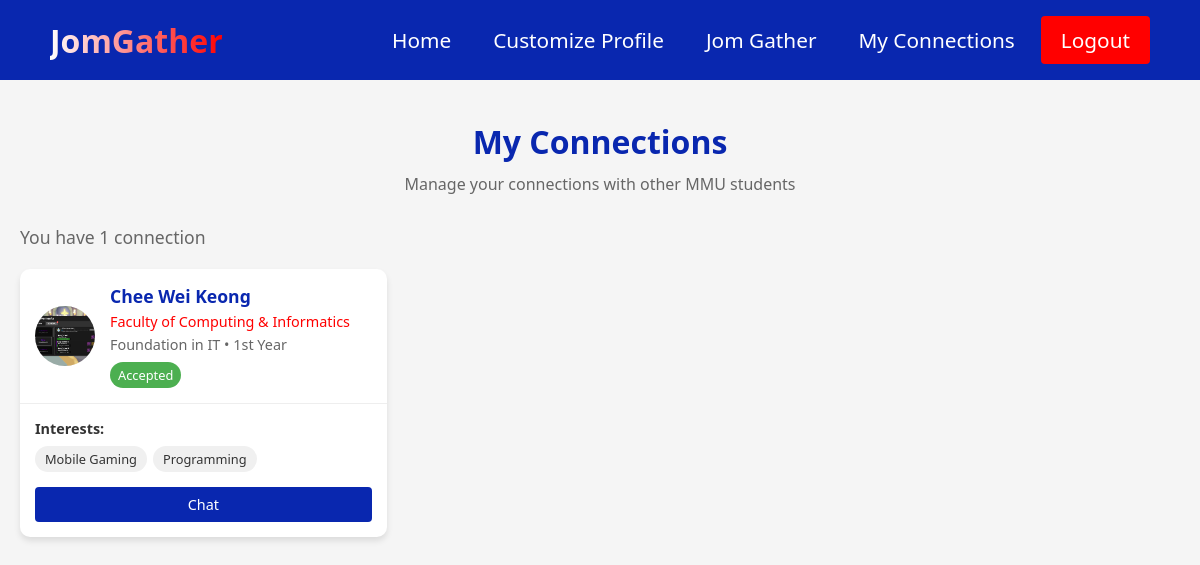
The page /connections (signed in) on the database as committed earlier.
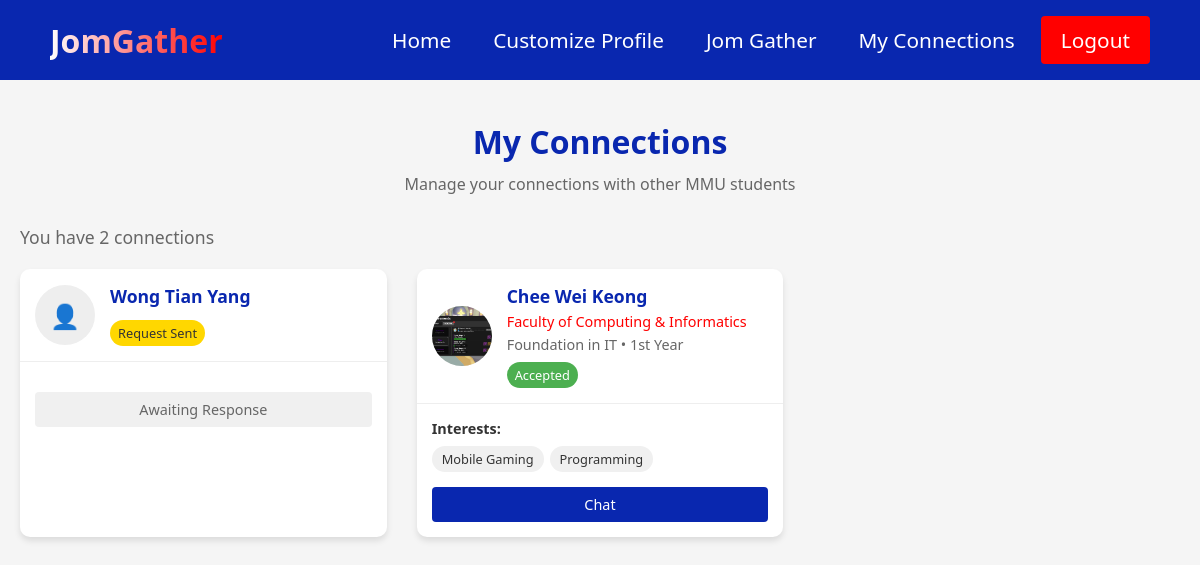
The same page on the database as committed later.
### models.py (models this page shows, shortened)
class Connection(db.Model):
    id = db.Column(db.Integer, primary_key=True)
    user_id = db.Column(db.Integer, db.ForeignKey('user.id'), nullable=False)
    connected_user_id = db.Column(db.Integer, db.ForeignKey('user.id'), nullable=False)
    status = db.Column(db.String(20), default='pending')  # pending, accepted, rejected
    created_at = db.Column(db.DateTime, default=datetime.utcnow)
    updated_at = db.Column(db.DateTime, default=datetime.utcnow, onupdate=datetime.utcnow)
    user = db.relationship('User', foreign_keys=[user_id], backref=db.backref('connections_made', lazy='dynamic'))
    connected_user = db.relationship('User', foreign_keys=[connected_user_id], backref=db.backref('connections_received', lazy='dynamic'))

class Customisation(db.Model):
    id = db.Column(db.Integer, primary_key=True)
    user_id = db.Column(db.Integer, db.ForeignKey('user.id'), nullable=False)
    profile_picture = db.Column(db.String(255))
    bio = db.Column(db.Text)
    interests = db.Column(db.String(500))
    faculty = db.Column(db.String(100))
    course = db.Column(db.String(100))
    year_of_study = db.Column(db.Integer)
    created_at = db.Column(db.DateTime, default=datetime.utcnow)
    updated_at = db.Column(db.DateTime, default=datetime.utcnow, onupdate=datetime.utcnow)
    user = db.relationship('User', backref=db.backref('customisation', uselist=False, lazy=True))

class User(UserMixin, db.Model):
    id = db.Column(db.Integer, primary_key=True)
    student_id = db.Column(db.String(15), unique=True, nullable=False)
    username = db.Column(db.String(64), unique=True, nullable=False)
    email = db.Column(db.String(120), unique=True, nullable=False)
    password_hash = db.Column(db.String(128))
    created_at = db.Column(db.DateTime, default=datetime.utcnow)
    is_active = db.Column(db.Boolean, default=True)
    last_login = db.Column(db.DateTime)

### app.py (the view)
@app.route('/connections', endpoint='view_connections')
@login_required
def view_connections():
    connections_made = Connection.query.filter_by(user_id=current_user.id).all()
    connections_received = Connection.query.filter_by(connected_user_id=current_user.id).all()
    connected_users = []
    for conn in connections_made:
        user = User.query.get(conn.connected_user_id)
        if user:
            connected_users.append({
                'connection_id': conn.id,
                'user': user,
                'status': conn.status,
                'initiator': True,
                'created_at': conn.created_at
            })
    for conn in connections_received:
        user = User.query.get(conn.user_id)
        if user:
            connected_users.append({
                'connection_id': conn.id,
                'user': user,
                'status': conn.status,
                'initiator': False,
                'created_at': conn.created_at
            })
    connected_users.sort(key=lambda x: x['created_at'], reverse=True)
    return render_template('connections.html', connections=connected_users)

### app.py (called while the page is built)
@login_manager.user_loader
def load_user(user_id):
    return User.query.get(int(user_id))

### templates/connections.html (shortened to what this page needs)
<!DOCTYPE html>
<html lang="en">
<head>
  <link rel="stylesheet" href="{{ url_for('static', filename='css/common.css') }}">
</head>
<body>
  <nav class="navbar">
    <div class="navbar__container">
      <a href="{{ url_for('index') }}" id="navbar__logo">JomGather</a>
      <ul class="navbar__menu">
        <li class="navbar__item">
          <a href="{{ url_for('index') }}" class="navbar__links">Home</a>
        </li>
        <li class="navbar__item">
          <a href="{{ url_for('customise') }}" class="navbar__links">Customize Profile</a>
        </li>
        <li class="navbar__item">
          <a href="{{ url_for('jomgather') }}" class="navbar__links">Jom Gather</a>
        </li>
        <li class="navbar__item">
          <a href="{{ url_for('view_connections') }}" class="navbar__links">My Connections</a>
        </li>
        <li class="navbar__btn">
          <a href="{{ url_for('logout') }}" class="button">Logout</a>
        </li>
      </ul>
    </div>
  </nav>
  <div class="container">
    <div class="page-header">
      <h1>My Connections</h1>
      <p>Manage your connections with other MMU students</p>
    </div>
    {% if connections %}
      <div class="connections-count">
        You have {{ connections|length }} connection{% if connections|length != 1 %}s{% endif %}
      </div>
      <div class="connections-wrapper">
        {% for connection in connections %}
          <div class="connection-card">
            <div class="connection-header">
              <div class="connection-avatar">
                {% if connection.user.customisation and connection.user.customisation.profile_picture %}
                  <img src="{{ url_for('static', filename='uploads/' + connection.user.customisation.profile_picture) }}" alt="{{ connection.user.username }}">
                {% else %}
                  <div style="font-size: 1.5rem;">👤</div>
                {% endif %}
              </div>
              <div class="connection-user-info">
                <div class="connection-username">{{ connection.user.username }}</div>
                {% if connection.user.customisation %}
                  {% if connection.user.customisation.faculty %}
                    <div class="connection-faculty">{{ connection.user.customisation.faculty }}</div>
                  {% endif %}
                  {% if connection.user.customisation.course %}
                    <div class="connection-course">{{ connection.user.customisation.course }}
                      {% if connection.user.customisation.year_of_study %}
                        • {{ connection.user.customisation.year_of_study }}{% if connection.user.customisation.year_of_study == 1 %}st{% elif connection.user.customisation.year_of_study == 2 %}nd{% elif connection.user.customisation.year_of_study == 3 %}rd{% else %}th{% endif %} Year
                      {% endif %}
                    </div>
                  {% endif %}
                {% endif %}
                <div class="connection-status status-{{ connection.status }}">
                  {% if connection.status == 'pending' %}
                    {% if connection.initiator %}
                      Request Sent
                    {% else %}
                      Request Received
                    {% endif %}
                  {% else %}
                    {{ connection.status|capitalize }}
                  {% endif %}
                </div>
              </div>
            </div>
            <div class="connection-body">
              {% if connection.user.customisation and connection.user.customisation.interests %}
                <div class="connection-interests">
                  <div class="connection-interests-title">Interests:</div>
                  <div class="interest-tags">
                    {% for interest in connection.user.customisation.interests.split(',') %}
                      {% if interest.strip() %}
                        <span class="interest-tag">{{ interest.strip() }}</span>
                      {% endif %}
                    {% endfor %}
                  </div>
                </div>
              {% endif %}
              <div class="connection-actions">
                {% if connection.status == 'accepted' %}
                  <a href="{{ url_for('chat', user_id=connection.user.id) }}" class="connection-btn chat-btn">Chat</a>
                {% elif connection.status == 'pending' and connection.initiator %}
                  <div class="connection-btn" style="background-color: #f0f0f0; color: #666;">Awaiting Response</div>
                {% endif %}
              </div>
            </div>
          </div>
        {% endfor %}
      </div>
    {% else %}
      <div class="no-connections">
        <h3>You don't have any connections yet</h3>
        <p>Connect with other MMU students to start chatting and collaborating</p>
        <a href="{{ url_for('match') }}" class="find-students-btn">Find Students</a>
      </div>
    {% endif %}
  </div>
</body>
</html>

### static/css/common.css (style rules this page uses)
.navbar { background-color: #15259e; height: 80px; display: flex; justify-content: center; align-items: center; font-size: 1.2rem; position: sticky; top: 0; z-index: 999; }
.navbar__container { display: flex; justify-content: space-between; height: 80px; z-index: 1; width: 100%; max-width: 1300px; margin: 0 auto; padding: 0 50px; }
#navbar__logo { background-color: #fff; background-image: linear-gradient(to right, #fff 0%, #ff0000 100%); background-size: 100%; -webkit-background-clip: text; -moz-background-clip: text; -webkit-text-fill-color: transparent; -moz-text-fill-color: transparent; display: flex; align-items: center; cursor: pointer; text-decoration: none; font-size: 2rem; font-weight: bold; }
.navbar__menu { display: flex; align-items: center; list-style: none; gap: 10px; }
.navbar__item { height: 80px; }
.navbar__links { color: #fff; display: flex; align-items: center; justify-content: center; text-decoration: none; padding: 0 1.5rem; height: 100%; transition: all 0.3s ease; font-size: 1.3rem; font-weight: 500; }
.button { display: flex; justify-content: center; align-items: center; text-decoration: none; padding: 10px 25px; height: 100%; width: 100%; border: none; outline: none; border-radius: 6px; background: #ff0000; color: #fff; transition: all 0.3s ease; font-size: 1.3rem; font-weight: 500; }

Rows that differ between the two databases and show on the page:
added Connection: user.username "Wong Tian Yang", status "Request Sent"
Other text that changed with them:
{{ connections|length }}: "1" → "2"
text now shown: "s"
